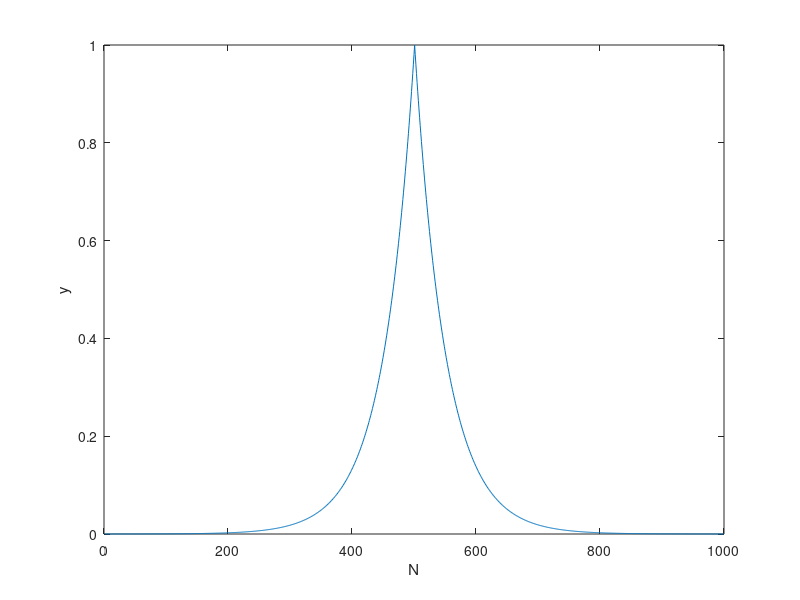

This figure's MATLAB source:
tau = 0.01;
T = 10;
N = T / tau;
t = (0:tau:T - 0.01);
x = exp(-2 .* abs(t));
y = exp(-2 .* abs(t - 5));

plot(y)
xlabel('N')
ylabel('y')
